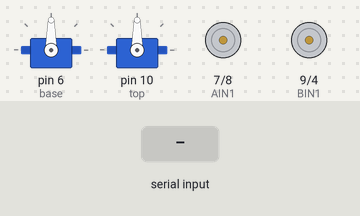
Recording of a sketch running on a simulated Arduino Uno, built with avr-gcc and run on an emulated ATmega328P. Shown: 2 × servo, motor-driver pin pairs drawn as motors (green arrow = first pin HIGH = forward, orange = second pin HIGH = backward, longer = more drive, scaled by the enable pin). The inputs (shaded band) are chosen by the test bench.

Above: at 1.2 s.
1.3 s: "," received over Serial
At 3.3 s:
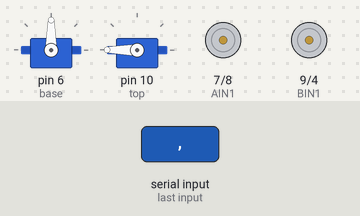
3.7 s: "w" received over Serial
At 4.2 s:
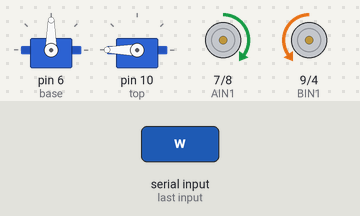
5.2 s: byte 111 ('o') received over Serial
At 6.4 s:
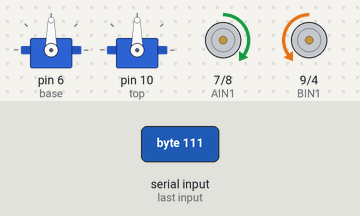
6.7 s: "s" received over Serial
At 7.7 s:
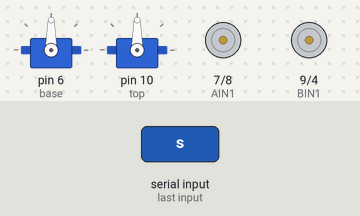
8.2 s: "d" received over Serial
At 8.8 s:
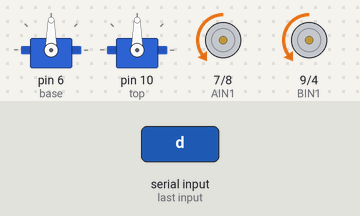
9.7 s: "a" received over Serial
At 10.0 s:
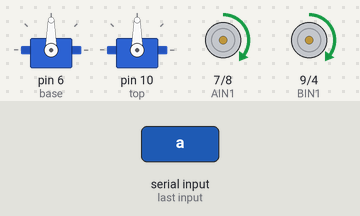
Timing chart, 0 to 12.2 s (numbered marks = the images above; inputs shaded):
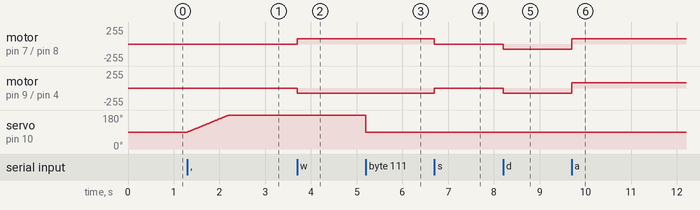

The sketch:

Arduino_car.ino
```cpp
#include<Servo.h>
// create servo class
Servo base;
Servo top;

// variables for servo
int i = 0;
char receivedchar;
int basedeg = 90;
int* basepos = &basedeg; // making a pointer allows different functions to access the same value via dereferencing
int topdeg = 90;
int* toppos = &topdeg;

// variables for motor driver
// variable names correspond to the pins on the TB6612FNG motor driver
int STBY = A4;
int AIN1 = 7;
int AIN2 = 8;
int BIN1 = 9;
int BIN2 = 4;
int PWMA = 11;
int PWMB = 3;

int PWMSPD = 80;

void setup() {
  pinMode(AIN1, OUTPUT);
  pinMode(AIN2, OUTPUT);
  pinMode(BIN1, OUTPUT);
  pinMode(BIN2, OUTPUT);
  pinMode(PWMA, OUTPUT);
  pinMode(PWMB, OUTPUT);

  digitalWrite(PWMA, LOW);
  digitalWrite(PWMB, LOW);

  base.attach(6);
  top.attach(10);
  base.write(basedeg);
  top.write(topdeg);
  Serial.begin(9600);

}

void forward() // move forward
{
  digitalWrite(STBY, HIGH);
  analogWrite(PWMA, PWMSPD);
  analogWrite(PWMB, PWMSPD);

  digitalWrite(AIN1, HIGH);
  digitalWrite(AIN2, LOW);

  digitalWrite(BIN1, LOW);
  digitalWrite(BIN2, HIGH);
}

void reverse() // move backward
{
  digitalWrite(STBY, HIGH);
  analogWrite(PWMA, PWMSPD);
  analogWrite(PWMB, PWMSPD);

  digitalWrite(AIN1, LOW);
  digitalWrite(AIN2, HIGH);

  digitalWrite(BIN1, HIGH);
  digitalWrite(BIN2, LOW);
}

void brake() // active brakes
{
  digitalWrite(STBY, HIGH);
  analogWrite(PWMA, PWMSPD);
  analogWrite(PWMB, PWMSPD);

  digitalWrite(AIN1, HIGH);
  digitalWrite(AIN2, HIGH);

  digitalWrite(BIN1, HIGH);
  digitalWrite(BIN2, HIGH);
}

void left() // turn left, on the spot
{
  digitalWrite(STBY, HIGH);
  analogWrite(PWMA, PWMSPD);
  analogWrite(PWMB, PWMSPD);

  digitalWrite(AIN1, LOW);
  digitalWrite(AIN2, HIGH);

  digitalWrite(BIN1, LOW);
  digitalWrite(BIN2, HIGH);
}

void right() // turn right on the spot
{
  digitalWrite(STBY, HIGH);
  analogWrite(PWMA, PWMSPD);
  analogWrite(PWMB, PWMSPD);

  digitalWrite(AIN1, HIGH);
  digitalWrite(AIN2, LOW);

  digitalWrite(BIN1, HIGH);
  digitalWrite(BIN2, LOW);
}

void receiver(){ // receiver function
  if (Serial.available() > 0){
    receivedchar = Serial.read();
  }
}

void loop() {
  receiver();

  // for wheel movement
    if(receivedchar == 'w'){
    forward();
  }
  else if (receivedchar == 's'){
    brake();
  }
    else if (receivedchar == 'd'){
    left();
  }
    else if (receivedchar == 'a'){
    right();
  }
    else if (receivedchar == 'x'){
    reverse();
  }

  // for servo controlled camera
  if (receivedchar == ','){
    while(*toppos < 180){
      *toppos += 1;
      top.write(*toppos);
      delay(10);
      receiver();
      if(receivedchar == 'k'){
        break;
      }
    }
  }

    if (receivedchar == 'i'){
    while(*toppos >= 10){
      *toppos -= 1;
      top.write(*toppos);
      delay(10);
      receiver();
      if(receivedchar == 'k'){
        break;
      }
    }
  }

    if (receivedchar == 'l'){
    while(*basepos >= 10){
      *basepos -= 1;
      base.write(*basepos);
      delay(10);
      receiver();
      if(receivedchar == 'k'){
        break;
      }
    }
  }
  if (receivedchar == 'j'){
    while(*basepos < 180){
      *basepos += 1;
      base.write(*basepos);
      delay(10);
      receiver();
      if(receivedchar == 'k'){
        break;
      }
    }
  }

    if (receivedchar == 'o'){ // function to center servos to 90 degrees on the base and top servos
      top.write(90);
      base.write(90);
      *basepos = 90;
      *toppos = 90;
  }

}
```

Measured:
- after the input at 1.3 s, servo on pin 10 (top): moves from 90° to 180° over 0.91 s, starting at once
- after the input at 3.7 s, motor on pin 7 (AIN1) / pin 8 (AIN2): stopped → forward 80/255 at once; motor on pin 9 (BIN1) / pin 4 (BIN2): stopped → backward 80/255 at once
- after the input at 5.2 s, servo on pin 10 (top): 180° → 90° at once
- after the input at 6.7 s, motor on pin 7 (AIN1) / pin 8 (AIN2): forward 80/255 → stopped at once; motor on pin 9 (BIN1) / pin 4 (BIN2): backward 80/255 → stopped at once
- after the input at 8.2 s, motor on pin 7 (AIN1) / pin 8 (AIN2), motor on pin 9 (BIN1) / pin 4 (BIN2): stopped → backward 80/255 at once
- after the input at 9.7 s, motor on pin 7 (AIN1) / pin 8 (AIN2), motor on pin 9 (BIN1) / pin 4 (BIN2): backward 80/255 → forward 80/255 at once
